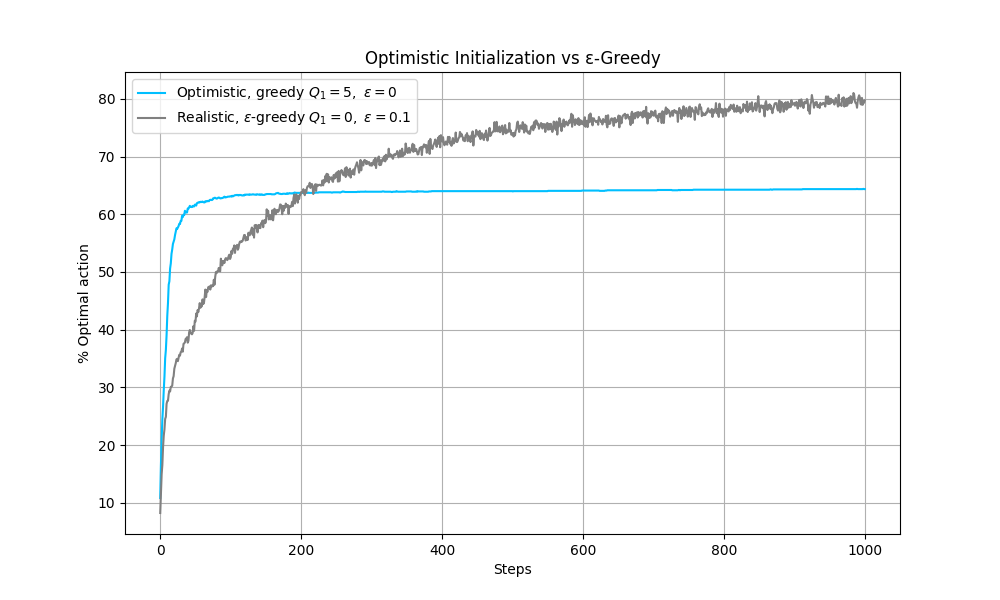

Reproduce this figure in Python.
import numpy as np
import matplotlib.pyplot as plt

# Constants
k = 10 
n_steps = 1000
n_runs = 2000

def run_bandit(Q1, epsilon, alpha = None): 
    optimal_action_counts = np.zeros(n_steps)

    for _ in range(n_runs):
        q_true = np.random.normal(0, 1, k)
        best_action = np.argmax(q_true)

        Q = np.ones(k) * Q1 # this marks the initial point, from which the agent starts
        N = np.zeros(k) # intialize the count array for each arm

        action_counts = [] 

        for t in range(n_steps): # for each time step,
            # epsilon greedy approach (epsilon = 0 counts as well)
            if np.random.rand() < epsilon:
                action = np.random.randint(k)
            else: 
                action = np.argmax(Q)

            reward = np.random.normal(q_true[action], 1)

            N[action] += 1

            if alpha is None:
                Q[action] += (reward - Q[action]) / N[action] # Sample Average Method
            else: 
                Q[action] += (alpha) * (reward - Q[action]) # Constant step size Method

            action_counts.append(int(action == best_action))

        optimal_action_counts += np.array(action_counts)
    
    return optimal_action_counts / n_runs * 100

# run both agents
opt_greedy = run_bandit(Q1 = 1, epsilon=0.0)
eps_greedy = run_bandit(Q1 = 0, epsilon=0.1)

# Plot
plt.figure(figsize=(10, 6))
plt.plot(opt_greedy, label=r'Optimistic, greedy $Q_1=5,\ \epsilon=0$', color='deepskyblue')
plt.plot(eps_greedy, label=r'Realistic, $\epsilon$-greedy $Q_1=0,\ \epsilon=0.1$', color='gray')
plt.xlabel("Steps")
plt.ylabel("% Optimal action")
plt.title("Optimistic Initialization vs ε-Greedy")
plt.legend()
plt.grid()
plt.show()
